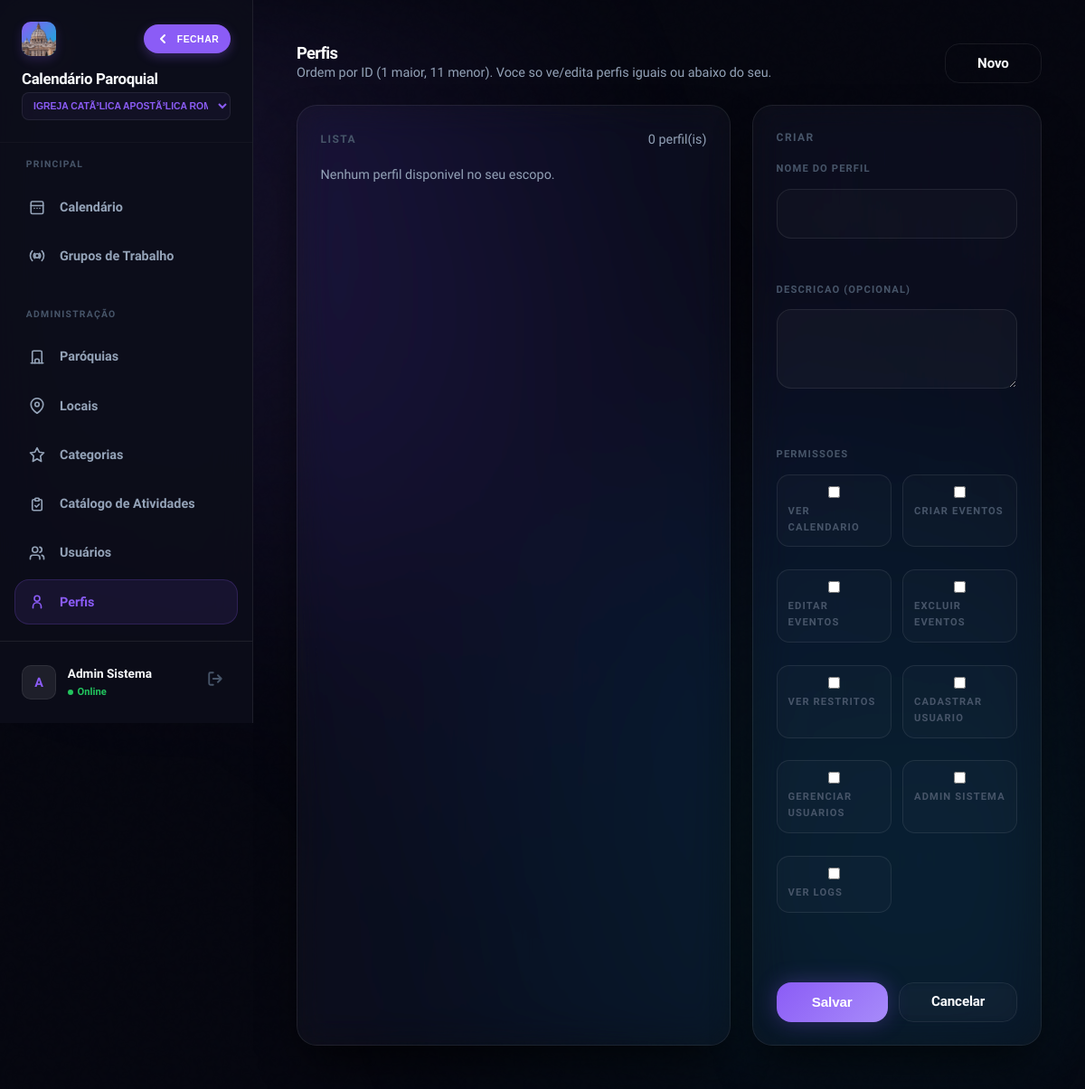
The page /perfis.php (signed in) on the database as committed earlier.
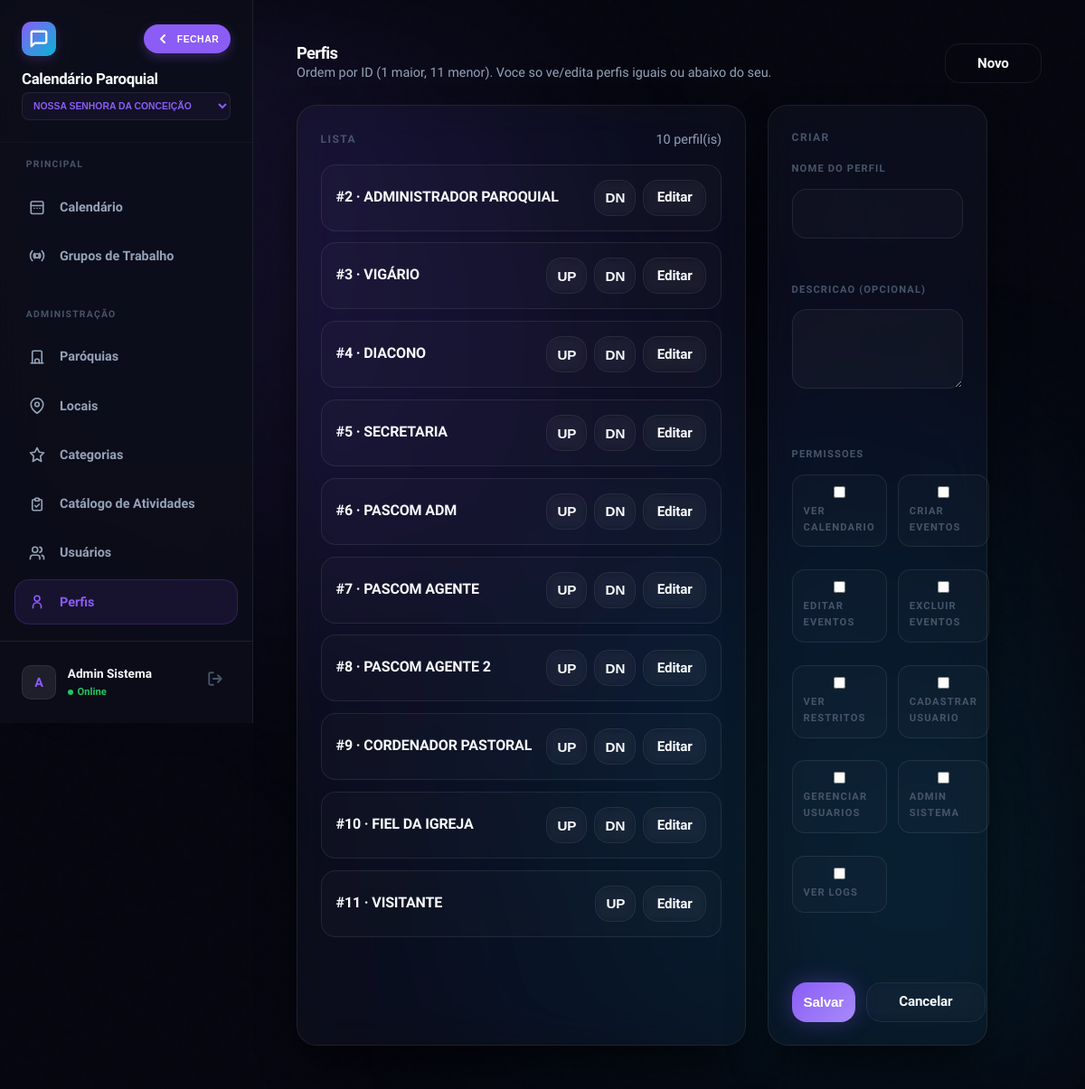
The same page on the database as committed later.
### tables this page shows
CREATE TABLE `perfis` (
  `id` int(10) unsigned NOT NULL AUTO_INCREMENT,
  `paroquia_id` int(10) unsigned NOT NULL DEFAULT 2,
  `nome_perfil` varchar(80) DEFAULT NULL,
  `descricao` text DEFAULT NULL,
  `perm_ver_calendario` tinyint(1) DEFAULT 1,
  `perm_criar_eventos` tinyint(1) DEFAULT 0,
  `perm_editar_eventos` tinyint(1) DEFAULT 0,
  `perm_excluir_eventos` tinyint(1) DEFAULT 0,
  `perm_ver_restritos` tinyint(1) DEFAULT 0,
  `perm_admin_usuarios` tinyint(1) DEFAULT 0,
  `perm_admin_sistema` tinyint(1) DEFAULT 0,
  `perm_ver_logs` tinyint(1) DEFAULT 0,
  `perm_cadastrar_usuario` tinyint(1) DEFAULT 0,
  PRIMARY KEY (`id`)
);

### config.php (called while the page is built, shortened)
<?php
function h(mixed $v): string {
    return htmlspecialchars((string)($v ?? ''), ENT_QUOTES, 'UTF-8');
}
?>

### functions.php (called while the page is built, shortened)
<?php
require_once __DIR__ . '/config.php';
function current_paroquia_id(): int {
    return (int)($_SESSION['paroquia_id'] ?? 0);
}
?>

### perfis.php (the view, shortened to what the changed rows need)
<?php
require_once 'functions.php';
$pid = current_paroquia_id();
$is_master = has_level(0) || (int)($_SESSION['usuario_id'] ?? 0) === 1;
$my_perfil_id = current_user_perfil_id($conn);
$permCols = [
    'perm_ver_calendario' => 'Ver Calendario',
    'perm_criar_eventos' => 'Criar Eventos',
    'perm_editar_eventos' => 'Editar Eventos',
    'perm_excluir_eventos' => 'Excluir Eventos',
    'perm_ver_restritos' => 'Ver Restritos',
    'perm_cadastrar_usuario' => 'Cadastrar Usuario',
    'perm_admin_usuarios' => 'Gerenciar Usuarios',
    'perm_admin_sistema' => 'Admin Sistema',
    'perm_ver_logs' => 'Ver Logs',
];
$availablePermCols = [];
foreach ($permCols as $col => $label) {
    if (db_has_column($conn, 'perfis', $col)) {
        $availablePermCols[$col] = $label;
    }
}
$editing = null;
$perfis = [];
$res = $conn->query("
    SELECT p.*,
           COALESCE(
             NULLIF(MAX(NULLIF(TRIM(p.nome_perfil), '')), ''),
             NULLIF(MAX(NULLIF(TRIM(u.perfil_nome), '')), ''),
             CONCAT('Perfil #', p.id)
           ) AS label_nome
    FROM perfis p
    LEFT JOIN usuarios u ON u.perfil_id = p.id AND u.paroquia_id = p.paroquia_id
    WHERE p.paroquia_id = " . (int)$pid . "
    GROUP BY p.id
    ORDER BY p.id ASC
");
if ($res) {
    while ($r = $res->fetch_assoc()) {
        if ($is_master || can_manage_perfil($is_master, $my_perfil_id, (int)$r['id'])) {
            $perfis[] = $r;
        }
    }
}
$form = $editing ?: [
    'id' => 0,
    'nome_perfil' => '',
    'descricao' => '',
];
foreach ($availablePermCols as $col => $_label) {
    if (!array_key_exists($col, $form)) {
        $form[$col] = 0;
    }
}
?>
<!DOCTYPE html>
<html lang="pt-BR">
<head>
    <link rel="stylesheet" href="style.css?v=2.4.5"
        <link rel="stylesheet" href="css/responsive.css?v=2.4.5">
</head>
<body>
    <div class="app-shell">
        <?php include 'sidebar.php'; ?>
        <main class="main-content">
            <div class="header animate-in">
                <div>
                    <h1 class="gradient-text">Perfis</h1>
                </div>
            </div>
            <div class="layout">
                <section class="glass card animate-in" style="animation-delay:0.05s;">
                    <div style="display:flex; align-items:center; justify-content:space-between; gap:1rem; margin-bottom: 1rem;">
                        <div style="font-size:0.75rem; font-weight:900; letter-spacing:0.12em; color:var(--text-ghost);">LISTA</div>
                        <div class="small"><?= count($perfis) ?> perfil(is)</div>
                    </div>
                    <?php if (!$perfis): ?>
                        <div class="small">Nenhum perfil disponivel no seu escopo.</div>
                    <?php else: ?>
                        <?php foreach ($perfis as $idx => $p): ?>
                            <div class="perfil-row">
                                <div class="perfil-meta">
                                    <div class="perfil-name">#<?= (int)$p['id'] ?> · <?= h($p['label_nome'] ?? ('Perfil #' . (int)$p['id'])) ?></div>
                                </div>
                                <div style="display:flex; gap:0.5rem; align-items:center; flex-shrink:0;">
                                    <?php if ($idx > 0): ?>
                                        <form method="POST" style="margin:0;">
                                            <button type="submit" class="btn btn-ghost" style="height:40px; padding:0 0.7rem;" title="Subir">UP</button>
                                        </form>
                                    <?php endif; ?>
                                    <?php if ($idx < count($perfis) - 1): ?>
                                        <form method="POST" style="margin:0;">
                                            <button type="submit" class="btn btn-ghost" style="height:40px; padding:0 0.7rem;" title="Descer">DN</button>
                                        </form>
                                    <?php endif; ?>
                                    <a class="btn btn-ghost" style="height:40px; padding:0 0.9rem;" href="perfis.php?id=<?= (int)$p['id'] ?>">Editar</a>
                                </div>
                            </div>
                        <?php endforeach; ?>
                    <?php endif; ?>
                </section>
                <section class="glass card animate-in" style="animation-delay:0.1s;">
                    <form method="POST" class="form-grid" autocomplete="off">
                        <div class="form-group full" style="margin-top:0.5rem;">
                            <?php if (!$availablePermCols): ?>
                                <div class="small">Nenhuma coluna de permissao encontrada na tabela `perfis`.</div>
                            <?php else: ?>
                                <div class="perm-grid">
                                    <?php foreach ($availablePermCols as $col => $label): ?>
                                        <label class="perm-item">
                                            <input type="checkbox" name="<?= h($col) ?>" value="1" <?= ((int)($form[$col] ?? 0) === 1) ? 'checked' : '' ?>>
                                            <span style="font-weight:800;"><?= h($label) ?></span>
                                        </label>
                                    <?php endforeach; ?>
                                </div>
                            <?php endif; ?>
                        </div>
                    </form>
                </section>
            </div>
        </main>
    </div>
</body>
</html>

### sidebar.php (shortened to what the changed rows need)
<?php
require_once 'config.php';
$parish_name = 'Igreja Católica';
$pid = $_SESSION['paroquia_id'] ?? 0;
if ($pid > 0) {
    $stmt = $conn->prepare("SELECT nome FROM paroquias WHERE id = ?");
    $stmt->bind_param('i', $pid);
    $stmt->execute();
    $resParish = $stmt->get_result();
    if ($resParish && $resParish->num_rows > 0) {
        $parish_name = $resParish->fetch_assoc()['nome'];
    }
}
$all_parishes = [];
if (userCanSwitchParish()) {
    $p_res = $conn->query("SELECT id, nome FROM paroquias ORDER BY nome");
    if ($p_res) {
        while ($p_row = $p_res->fetch_assoc()) {
            $all_parishes[] = $p_row;
        }
    }
}
?>
<aside class="sidebar" id="mainSidebar">
    <div class="sidebar-header">
        <div class="header-top">
            <div class="brand-logo">
                <?php
                $icon_path = "img/paroquia_{$pid}.png";
                if ($pid > 0 && file_exists(__DIR__ . '/' . $icon_path)):
                ?>
                    <img src="<?= $icon_path ?>?v=<?= time() ?>" alt="Paróquia" style="width: 100%; height: 100%; border-radius: 10px; object-fit: cover;">
                <?php else: ?>
                    <svg width="22" height="22" viewBox="0 0 24 24" fill="none" stroke="#fff" stroke-width="2.5" stroke-linecap="round" stroke-linejoin="round"><path d="M21 15a2 2 0 0 1-2 2H7l-4 4V5a2 2 0 0 1 2-2h14a2 2 0 0 1 2 2z"/></svg>
                <?php endif; ?>
            </div>
        </div>
        <div class="brand-details">
            <span class="brand-text">Calendário Paroquial</span>
            <?php if (count($all_parishes) > 1): ?>
                <select class="brand-sub-select" onchange="window.location.href='select_paroquia.php?id='+this.value">
                    <?php foreach($all_parishes as $p): ?>
                        <option value="<?= $p['id'] ?>" <?= $p['id'] == $pid ? 'selected' : '' ?>><?= h($p['nome']) ?></option>
                    <?php endforeach; ?>
                </select>
            <?php else: ?>
                <span class="brand-sub"><?= h($parish_name) ?></span>
            <?php endif; ?>
        </div>
    </div>
</aside>

Rows that differ between the two databases and show on the page:
now on this page (row edited): perfis: id "2", label_nome "ADMINISTRADOR PAROQUIAL"
now on this page (row edited): perfis: id "3", label_nome "VIGÁRIO"
now on this page (row edited): perfis: id "4", label_nome "DIACONO"
now on this page (row edited): perfis: id "5", label_nome "SECRETARIA"
now on this page (row edited): perfis: id "6", label_nome "PASCOM ADM"
now on this page (row edited): perfis: id "7", label_nome "PASCOM AGENTE"
now on this page (row edited): perfis: id "8", label_nome "PASCOM AGENTE 2"
now on this page (row edited): perfis: id "9", label_nome "CORDENADOR PASTORAL"
now on this page (row edited): perfis: id "10", label_nome "FIEL DA IGREJA"
now on this page (row edited): perfis: id "11", label_nome "VISITANTE"
Other text that changed with them:
form field value: "Igreja CatÃ³lica ApostÃ³lica Romana" → "Nossa Senhora da Conceição"
count($perfis): "0" → "10"
text no longer shown: "Nenhum perfil disponivel no seu escopo."
